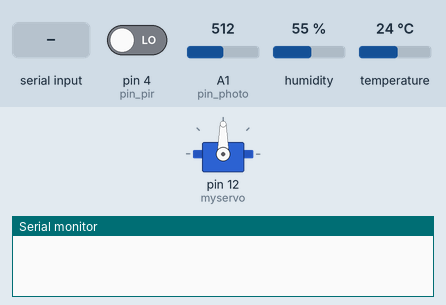
Simulated run of this sketch. Board: Arduino Uno, built with avr-gcc and run on an emulated ATmega328P. Parts: servo, the last lines printed to the serial monitor. Wiring (inferred from the names in the program): DHT22 sensor: data pin 3. The inputs (shaded band) are chosen by the test bench; at power-on: pin 4 (pin_pir) LOW, A1 (pin_photo) = 512, humidity 55 %, temperature 24 °C.

Above: at 4.2 s.
4.3 s: "1" received over Serial
At 6.3 s:
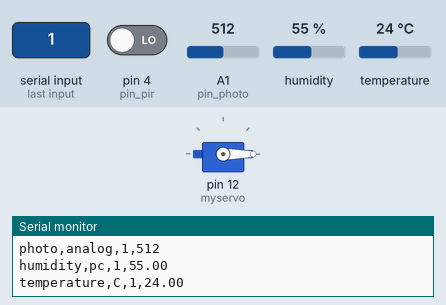
6.8 s: "2" received over Serial
At 8.3 s:
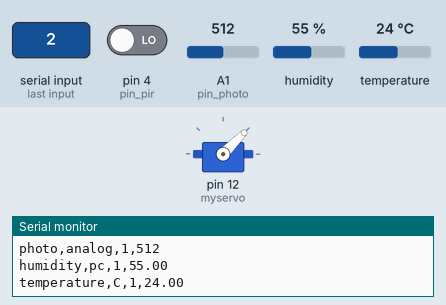
9.1 s: "4" received over Serial
At 10.3 s:
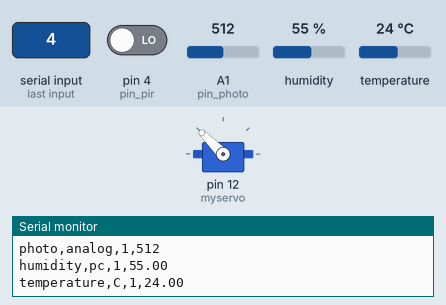
11.4 s: "5" received over Serial
At 13.5 s:
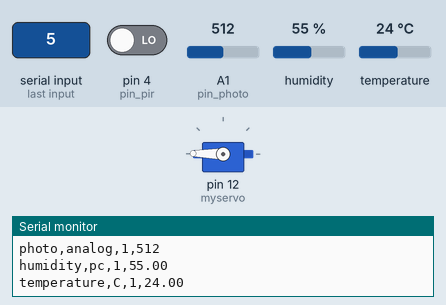
20.4 s: "3" received over Serial
At 21.4 s:
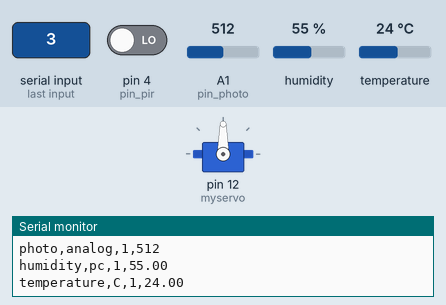
Timing chart, 0 to 22.9 s (numbered marks = the images above; inputs shaded):
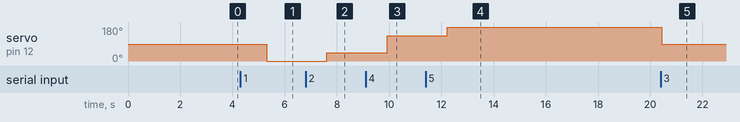

Measured:
- after the input at 4.3 s, servo on pin 12 (myservo): 90° → 0° after 1.0 s
- after the input at 6.8 s, servo on pin 12 (myservo): 0° → 45° after 0.81 s
- after the input at 9.1 s, servo on pin 12 (myservo): 45° → 135° after 0.82 s
- after the input at 11.4 s, servo on pin 12 (myservo): 135° → 179° after 0.83 s
- after the input at 20.4 s, servo on pin 12 (myservo): 179° → 90° at once

The sketch:

cubo_sensor_gral.ino
```cpp
#include "DHT.h"
#include <Servo.h>

// cubo_sensor_gral.ino
#define dht_type DHT22
#define pin_dht 3
#define pin_pir 4
#define pin_photo 1

Servo myservo;

int photo;
float humid;
float temp;
int motion;

DHT dht(pin_dht, dht_type);

void setup() {
	dht.begin();
	pinMode(pin_pir, INPUT);
	delay(3000);
	Serial.begin(9600);
	myservo.attach(12);


}

void loop() {
	delay(1000);
	motion = digitalRead(pin_pir);
	photo = analogRead(pin_photo);
	humid = dht.readHumidity();
 	temp  = dht.readTemperature();
 	//Serial.println("Lecturas: ");
 	Serial.print("pir,binary,1,");
 	Serial.println(motion);
 	Serial.print("photo,analog,1,");
 	Serial.println(photo);
 	Serial.print("humidity,pc,1,");
 	Serial.println(humid);
 	Serial.print("temperature,C,1,");
 	Serial.println(temp);
 	if(Serial.available()){
    	char leer = Serial.read();
    	//Serial.println(leer);
    	if(leer=='1'){
      		myservo.write(0);
    	}
    	if(leer=='2'){
      		myservo.write(45);
    	}
    	if(leer=='3'){
      		myservo.write(90);
    	}
    	if(leer=='4'){
      		myservo.write(135);
    	}
    	if(leer=='5'){
      		myservo.write(179);
    	}
  }
}
```
